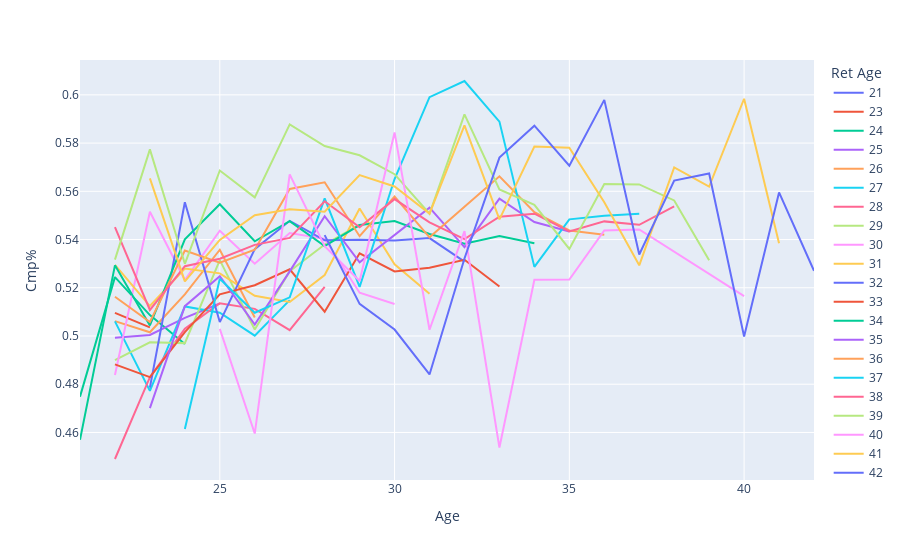

Notebook cell for this chart:
### Markdown cell above
# More visualizations

### Code cell
px.line(ret_passing, x = 'Age', y = 'Cmp%', color = 'Ret Age')

### Figure 1 — Plotly figure (JSON) as saved in the notebook; plotly's stock layout.template omitted (floating-point values rounded to 4 significant figures)
{"data": [{"hovertemplate": "Ret Age=21<br>Age=%{x}<br>Cmp%=%{y}<extra></extra>", "legendgroup": "21", "line": {"color": "#636efa", "dash": "solid"}, "mode": "lines", "name": "21", "orientation": "v", "showlegend": true, "type": "scatter", "x": [21], "xaxis": "x", "y": [0.4552], "yaxis": "y"}, {"hovertemplate": "Ret Age=23<br>Age=%{x}<br>Cmp%=%{y}<extra></extra>", "legendgroup": "23", "line": {"color": "#EF553B", "dash": "solid"}, "mode": "lines", "name": "23", "orientation": "v", "showlegend": true, "type": "scatter", "x": [22, 23], "xaxis": "x", "y": [0.5096, 0.5036], "yaxis": "y"}, {"hovertemplate": "Ret Age=24<br>Age=%{x}<br>Cmp%=%{y}<extra></extra>", "legendgroup": "24", "line": {"color": "#00cc96", "dash": "solid"}, "mode": "lines", "name": "24", "orientation": "v", "showlegend": true, "type": "scatter", "x": [21, 22, 23, 24], "xaxis": "x", "y": [0.4749, 0.5244, 0.5087, 0.4967], "yaxis": "y"}, {"hovertemplate": "Ret Age=25<br>Age=%{x}<br>Cmp%=%{y}<extra></extra>", "legendgroup": "25", "line": {"color": "#ab63fa", "dash": "solid"}, "mode": "lines", "name": "25", "orientation": "v", "showlegend": true, "type": "scatter", "x": [22, 23, 24, 25], "xaxis": "x", "y": [0.4993, 0.5004, 0.5075, 0.5135], "yaxis": "y"}, {"hovertemplate": "Ret Age=26<br>Age=%{x}<br>Cmp%=%{y}<extra></extra>", "legendgroup": "26", "line": {"color": "#FFA15A", "dash": "solid"}, "mode": "lines", "name": "26", "orientation": "v", "showlegend": true, "type": "scatter", "x": [22, 23, 24, 25, 26], "xaxis": "x", "y": [0.5062, 0.5016, 0.5172, 0.5358, 0.5077], "yaxis": "y"}, {"hovertemplate": "Ret Age=27<br>Age=%{x}<br>Cmp%=%{y}<extra></extra>", "legendgroup": "27", "line": {"color": "#19d3f3", "dash": "solid"}, "mode": "lines", "name": "27", "orientation": "v", "showlegend": true, "type": "scatter", "x": [22, 23, 24, 25, 26, 27], "xaxis": "x", "y": [0.5061, 0.4772, 0.5122, 0.5097, 0.5002, 0.5149], "yaxis": "y"}, {"hovertemplate": "Ret Age=28<br>Age=%{x}<br>Cmp%=%{y}<extra></extra>", "legendgroup": "28", "line": {"color": "#FF6692", "dash": "solid"}, "mode": "lines", "name": "28", "orientation": "v", "showlegend": true, "type": "scatter", "x": [22, 23, 24, 25, 26, 27, 28], "xaxis": "x", "y": [0.449, 0.4829, 0.503, 0.5136, 0.5113, 0.5024, 0.5204], "yaxis": "y"}, {"hovertemplate": "Ret Age=29<br>Age=%{x}<br>Cmp%=%{y}<extra></extra>", "legendgroup": "29", "line": {"color": "#B6E880", "dash": "solid"}, "mode": "lines", "name": "29", "orientation": "v", "showlegend": true, "type": "scatter", "x": [22, 23, 24, 25, 26, 27, 28, 29], "xaxis": "x", "y": [0.49, 0.4974, 0.497, 0.5314, 0.5027, 0.5269, 0.5379, 0.5462], "yaxis": "y"}, {"hovertemplate": "Ret Age=30<br>Age=%{x}<br>Cmp%=%{y}<extra></extra>", "legendgroup": "30", "line": {"color": "#FF97FF", "dash": "solid"}, "mode": "lines", "name": "30", "orientation": "v", "showlegend": true, "type": "scatter", "x": [22, 23, 24, 25, 26, 27, 28, 29, 30], "xaxis": "x", "y": [0.4838, 0.5515, 0.5232, 0.5436, 0.53, 0.5427, 0.5403, 0.5179, 0.5132], "yaxis": "y"}, {"hovertemplate": "Ret Age=31<br>Age=%{x}<br>Cmp%=%{y}<extra></extra>", "legendgroup": "31", "line": {"color": "#FECB52", "dash": "solid"}, "mode": "lines", "name": "31", "orientation": "v", "showlegend": true, "type": "scatter", "x": [22, 23, 24, 25, 26, 27, 28, 29, 30, 31], "xaxis": "x", "y": [0.5295, 0.5124, 0.5279, 0.526, 0.5167, 0.5141, 0.5253, 0.5529, 0.5297, 0.5175], "yaxis": "y"}, {"hovertemplate": "Ret Age=32<br>Age=%{x}<br>Cmp%=%{y}<extra></extra>", "legendgroup": "32", "line": {"color": "#636efa", "dash": "solid"}, "mode": "lines", "name": "32", "orientation": "v", "showlegend": true, "type": "scatter", "x": [23, 24, 25, 26, 27, 28, 29, 30, 31, 32], "xaxis": "x", "y": [0.4786, 0.5555, 0.5058, 0.536, 0.5478, 0.5397, 0.5399, 0.5396, 0.5406, 0.5308], "yaxis": "y"}, {"hovertemplate": "Ret Age=33<br>Age=%{x}<br>Cmp%=%{y}<extra></extra>", "legendgroup": "33", "line": {"color": "#EF553B", "dash": "solid"}, "mode": "lines", "name": "33", "orientation": "v", "showlegend": true, "type": "scatter", "x": [22, 23, 24, 25, 26, 27, 28, 29, 30, 31, 32, 33], "xaxis": "x", "y": [0.4882, 0.483, 0.5016, 0.5173, 0.521, 0.5276, 0.5101, 0.5343, 0.5268, 0.5283, 0.5316, 0.5205], "yaxis": "y"}, {"hovertemplate": "Ret Age=34<br>Age=%{x}<br>Cmp%=%{y}<extra></extra>", "legendgroup": "34", "line": {"color": "#00cc96", "dash": "solid"}, "mode": "lines", "name": "34", "orientation": "v", "showlegend": true, "type": "scatter", "x": [21, 22, 23, 24, 25, 26, 27, 28, 29, 30, 31, 32, 33, 34], "xaxis": "x", "y": [0.457, 0.5293, 0.5044, 0.5401, 0.5547, 0.5393, 0.5476, 0.5373, 0.546, 0.5477, 0.5423, 0.5383, 0.5415, 0.5385], "yaxis": "y"}, {"hovertemplate": "Ret Age=35<br>Age=%{x}<br>Cmp%=%{y}<extra></extra>", "legendgroup": "35", "line": {"color": "#ab63fa", "dash": "solid"}, "mode": "lines", "name": "35", "orientation": "v", "showlegend": true, "type": "scatter", "x": [23, 24, 25, 26, 27, 28, 29, 30, 31, 32, 33, 34, 35], "xaxis": "x", "y": [0.4701, 0.5124, 0.5248, 0.5047, 0.5268, 0.5497, 0.5305, 0.542, 0.5532, 0.5369, 0.5569, 0.5473, 0.5433], "yaxis": "y"}, {"hovertemplate": "Ret Age=36<br>Age=%{x}<br>Cmp%=%{y}<extra></extra>", "legendgroup": "36", "line": {"color": "#FFA15A", "dash": "solid"}, "mode": "lines", "name": "36", "orientation": "v", "showlegend": true, "type": "scatter", "x": [22, 23, 24, 25, 26, 27, 28, 29, 30, 31, 32, 33, 34, 35, 36], "xaxis": "x", "y": [0.5163, 0.5058, 0.5355, 0.5304, 0.5358, 0.561, 0.5637, 0.5414, 0.5578, 0.5409, 0.5536, 0.5662, 0.5513, 0.5438, 0.542], "yaxis": "y"}, {"hovertemplate": "Ret Age=37<br>Age=%{x}<br>Cmp%=%{y}<extra></extra>", "legendgroup": "37", "line": {"color": "#19d3f3", "dash": "solid"}, "mode": "lines", "name": "37", "orientation": "v", "showlegend": true, "type": "scatter", "x": [24, 25, 26, 27, 28, 29, 30, 31, 32, 33, 34, 35, 36, 37], "xaxis": "x", "y": [0.4614, 0.5237, 0.5096, 0.516, 0.5571, 0.5203, 0.5651, 0.599, 0.6057, 0.5889, 0.5287, 0.5484, 0.5498, 0.5507], "yaxis": "y"}, {"hovertemplate": "Ret Age=38<br>Age=%{x}<br>Cmp%=%{y}<extra></extra>", "legendgroup": "38", "line": {"color": "#FF6692", "dash": "solid"}, "mode": "lines", "name": "38", "orientation": "v", "showlegend": true, "type": "scatter", "x": [22, 23, 24, 25, 26, 27, 28, 29, 30, 31, 32, 33, 34, 35, 36, 37, 38], "xaxis": "x", "y": [0.5451, 0.5108, 0.5289, 0.5321, 0.5378, 0.5407, 0.5559, 0.5451, 0.5568, 0.5471, 0.5402, 0.5494, 0.5507, 0.5434, 0.5475, 0.5461, 0.5537], "yaxis": "y"}, {"hovertemplate": "Ret Age=39<br>Age=%{x}<br>Cmp%=%{y}<extra></extra>", "legendgroup": "39", "line": {"color": "#B6E880", "dash": "solid"}, "mode": "lines", "name": "39", "orientation": "v", "showlegend": true, "type": "scatter", "x": [22, 23, 24, 25, 26, 27, 28, 29, 30, 31, 32, 33, 34, 35, 36, 37, 38, 39], "xaxis": "x", "y": [0.5317, 0.5774, 0.5299, 0.5686, 0.5575, 0.5878, 0.5788, 0.5749, 0.5671, 0.5507, 0.5919, 0.5607, 0.5544, 0.5361, 0.563, 0.5629, 0.5562, 0.5314], "yaxis": "y"}, {"hovertemplate": "Ret Age=40<br>Age=%{x}<br>Cmp%=%{y}<extra></extra>", "legendgroup": "40", "line": {"color": "#FF97FF", "dash": "solid"}, "mode": "lines", "name": "40", "orientation": "v", "showlegend": true, "type": "scatter", "x": [25, 26, 27, 28, 29, 30, 31, 32, 33, 34, 35, 36, 37, 40], "xaxis": "x", "y": [0.503, 0.4595, 0.567, 0.5372, 0.5228, 0.5844, 0.5026, 0.5435, 0.4538, 0.5233, 0.5234, 0.5438, 0.5442, 0.5166], "yaxis": "y"}, {"hovertemplate": "Ret Age=41<br>Age=%{x}<br>Cmp%=%{y}<extra></extra>", "legendgroup": "41", "line": {"color": "#FECB52", "dash": "solid"}, "mode": "lines", "name": "41", "orientation": "v", "showlegend": true, "type": "scatter", "x": [23, 24, 25, 26, 27, 28, 29, 30, 31, 32, 33, 34, 35, 36, 37, 38, 39, 40, 41], "xaxis": "x", "y": [0.5653, 0.5227, 0.5398, 0.5501, 0.5525, 0.5515, 0.5667, 0.562, 0.5508, 0.5873, 0.5484, 0.5786, 0.5781, 0.5554, 0.5293, 0.5699, 0.5619, 0.5984, 0.5385], "yaxis": "y"}, {"hovertemplate": "Ret Age=42<br>Age=%{x}<br>Cmp%=%{y}<extra></extra>", "legendgroup": "42", "line": {"color": "#636efa", "dash": "solid"}, "mode": "lines", "name": "42", "orientation": "v", "showlegend": true, "type": "scatter", "x": [28, 29, 30, 31, 32, 33, 34, 35, 36, 37, 38, 39, 40, 41, 42], "xaxis": "x", "y": [0.5418, 0.5133, 0.5027, 0.4841, 0.5321, 0.574, 0.5872, 0.5706, 0.5979, 0.5338, 0.5644, 0.5674, 0.4998, 0.5595, 0.527], "yaxis": "y"}], "layout": {"legend": {"title": {"text": "Ret Age"}, "tracegroupgap": 0}, "margin": {"t": 60}, "xaxis": {"anchor": "y", "domain": [0, 1], "title": {"text": "Age"}}, "yaxis": {"anchor": "x", "domain": [0, 1], "title": {"text": "Cmp%"}}}}
